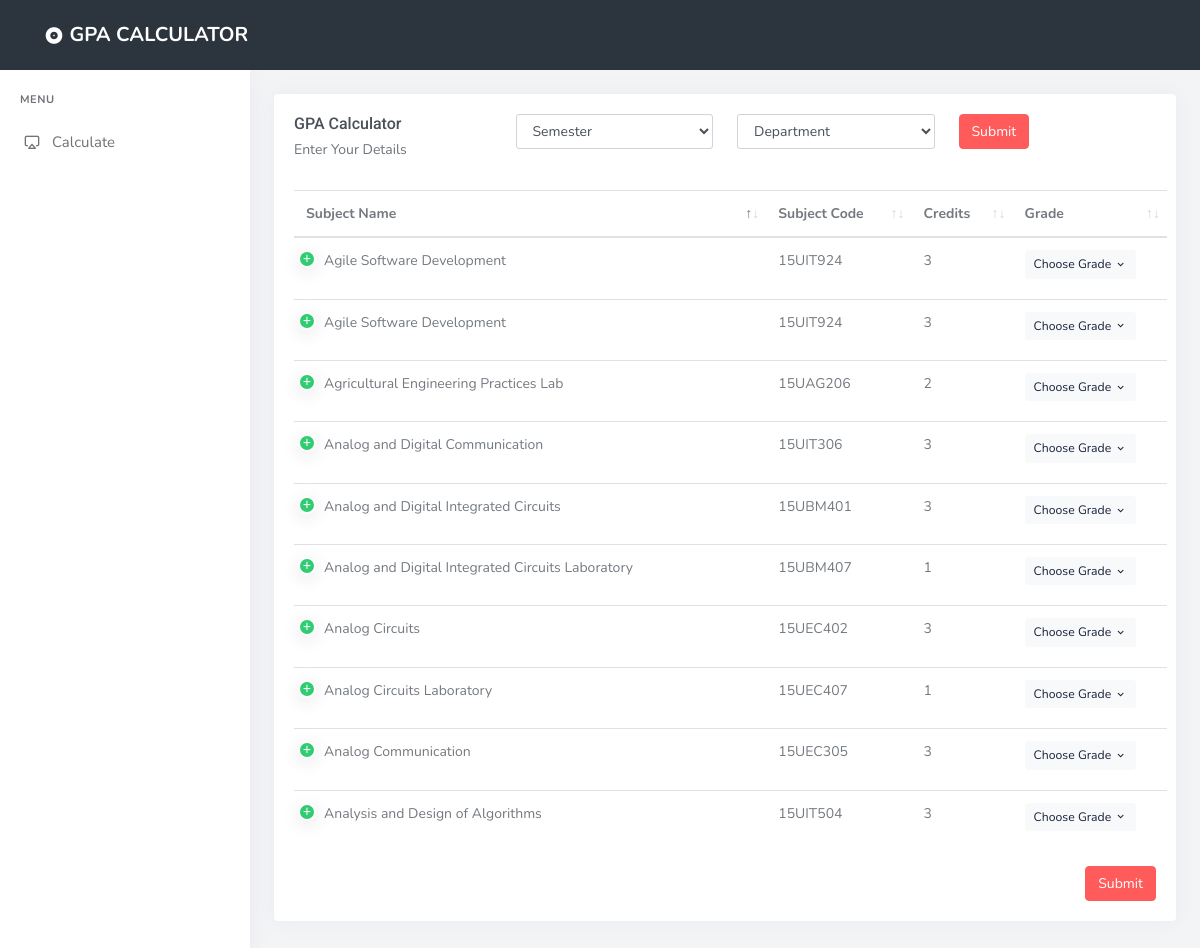
The page /calculate.php on the database its author committed.
### tables this page shows
CREATE TABLE `subjects` (
  `scode` varchar(8) NOT NULL,
  `sname` varchar(255) NOT NULL,
  `sem` int(2) NOT NULL,
  `dept` varchar(255) NOT NULL,
  `credit` int(2) NOT NULL
);

### calculate.php (called while the page is built)
<?php
include'index.php';
include'calctable.php';
?>

### calctable.php (the view, shortened to what this page needs)
<!DOCTYPE html>
<html lang="en">
<head>
<?php
include'db.php';
?>
</head>
<body>
    <div id="layout-wrapper">
        <div class="main-content">
            <div class="page-content">
                <div class="container-fluid">
                    <div class="row">
                        <div class="col-12">
                            <div class="card">
                                <div class="card-body">
                                        <form class="row" name="form1" action="<?php echo $_SERVER['PHP_SELF']; ?>" method="get">
                                        <div class="col-sm-12 col-md-3">
                                            <h4 class="card-title">GPA Calculator</h4>
                                            <p class="card-subtitle mb-4">
                                                Enter Your Details
                                            </p>
                                        </div>
                                        <div class="col-sm-12 col-md-3">
                                                <div class="form-group">
                                                    <select class="form-control" name="sem">
                                                        <option value="">Semester</option>
                                                    </select>
                                                </div>
                                        </div>
                                        <div class="col-sm-12 col-md-3">
                                                    <div class="form-group">
                                                        <select class="form-control" name="dept">
                                                        <option value="">Department</option>
                                                        </select>
                                                    </div>
                                                </div>
                                            <div class="col-sm-12 col-md-3">
                                            <div class="btn-group mb-2">
                                                <input class="btn btn-danger waves-effect waves-light" type="submit" value="Submit">
                                            </div>
                                            </div>
                                    </form>
                                    <table id="basic-datatable" class="table dt-responsive nowrap">
                                        <thead>
                                            <tr>
                                                <th>Subject Name</th>
                                                <th>Subject Code</th>
                                                <th>Credits</th>
                                                <th>Grade</th>
                                            </tr>
                                        </thead>
                                        <tbody>
                                    <?php
                                    $result=mysqli_query($conn,"SELECT * FROM subjects");
                                    while($r=mysqli_fetch_array($result))
                                    {
                                    echo "<tr><td>".$r[1]."</td>";
                                    echo "<td>".$r[0]."</td>";
                                    echo "<td>".$r[4]."</td>";
                                    echo "
                                                <td><div class='btn-group mb-2'>
                                                <button class='btn btn-light btn-sm dropdown-toggle waves-effect waves-light' type='button' data-toggle='dropdown' aria-haspopup='true' aria-expanded='false'>
                                                    Choose Grade <i class='mdi mdi-chevron-down'></i>
                                                </button>
                                                <div class='dropdown-menu'>
                                                    <a class='dropdown-item' href=''>O</a>
                                                    <a class='dropdown-item' href=''>A+</a>
                                                    <a class='dropdown-item' href=''>A</a>
                                                    <a class='dropdown-item' href=''>B+</a>
                                                    <a class='dropdown-item' href=''>B</a>
                                                    <div class='dropdown-divider'></div>
                                                    <a class='dropdown-item' href='#'>RA</a>
                                                </div>
                                            </div></td>
                                            ";
                                    echo "<td>".$r[2]."</td></tr>";
                                    }
                                    ?>
                                        </tbody>
                                    </table>
                                    <input class="btn btn-danger waves-effect waves-light" type="submit" style="float: right;" value="Submit">
                                </div>
                            </div>
                        </div>
                    </div>
                    </div>
                </div>
            </div>
        </div>
</body>
</html>

### index.php (shortened to what this page needs)
<!DOCTYPE html>
<html>
<head>
</head>
<body>
<?php
include'header.php';
?>
    <div id="layout-wrapper">
        <header id="page-topbar">
            <div class="navbar-header">
                <div class="navbar-brand-box d-flex align-items-left">
                    <a href="home.php" class="logo">
                        <i class="mdi mdi-album"></i>
                        <span>
                            GPA Calculator
                        </span>
                    </a>
                </div>
                </div>
            </div>
        <div class="vertical-menu">
            <div data-simplebar class="h-100">
                <div id="sidebar-menu">
                    <ul class="metismenu list-unstyled" id="side-menu">
                        <li class="menu-title">Menu</li>
                        <li>
                            <a href="calculate.php" class="waves-effect"><i class="feather-airplay"></i><span class="badge badge-pill badge-info float-right"></span><span>Calculate</span></a>
                        </li>
                    </ul>
                </div>
            </div>
        </div>
</body>
</html>

### header.php (shortened to what this page needs)
<!DOCTYPE html>
<html lang="en">
<head>
    <link href="plugins/datatables/dataTables.bootstrap4.css" rel="stylesheet" type="text/css" />
    <link href="plugins/datatables/responsive.bootstrap4.css" rel="stylesheet" type="text/css" />
    <link href="plugins/datatables/buttons.bootstrap4.css" rel="stylesheet" type="text/css" />
    <link href="plugins/datatables/select.bootstrap4.css" rel="stylesheet" type="text/css" />
    <link href="assets/css/bootstrap.min.css" rel="stylesheet" type="text/css" />
    <link href="assets/css/icons.min.css" rel="stylesheet" type="text/css" />
    <link href="assets/css/theme.min.css" rel="stylesheet" type="text/css" />
</head>
<body>
</body>
</html>

### rows shown on the page
subjects: sname "Agile Software Development", scode "15UIT924", credit "3"
subjects: sname "Analog Communication", scode "15UEC305", credit "3"
subjects: sname "Analog Circuits", scode "15UEC402", credit "3"
subjects: sname "Analog Circuits Laboratory", scode "15UEC407", credit "1"
subjects: sname "Analog and Digital Integrated Circuits", scode "15UBM401", credit "3"
subjects: sname "Analog and Digital Integrated Circuits Laboratory", scode "15UBM407", credit "1"
subjects: sname "Analog and Digital Communication", scode "15UIT306", credit "3"
subjects: sname "Analysis and Design of Algorithms", scode "15UIT504", credit "3"
subjects: sname "Agile Software Development", scode "15UIT924", credit "3"
subjects: sname "Agricultural Engineering Practices Lab", scode "15UAG206", credit "2"
